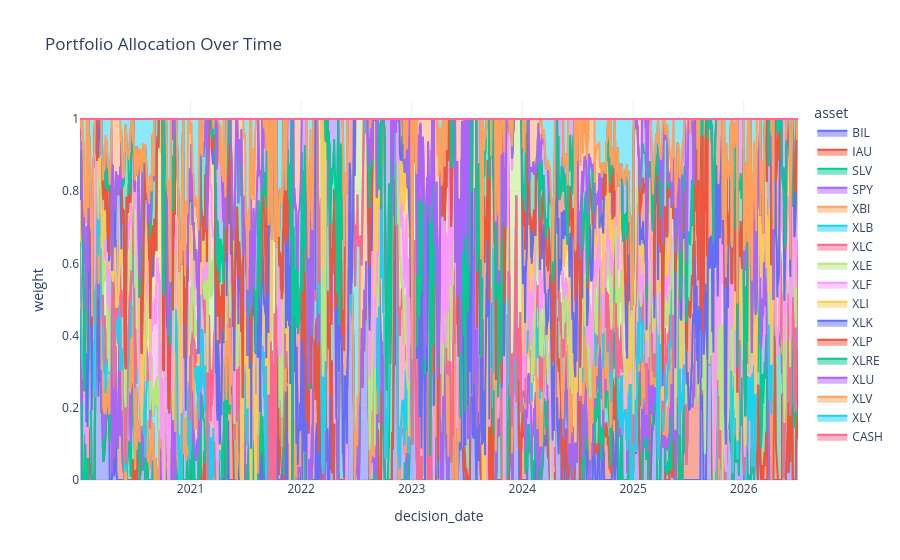

Here is the notebook cell this chart was saved with:
### Markdown cell above
## Portfolio Allocation

### Code cell
allocation_fig = build_allocation_figure(result)
allocation_fig.show()

### Figure 1 — Plotly figure (JSON) as saved in the notebook; plotly's stock layout.template omitted (floating-point values rounded to 4 significant figures; data arrays with more than 128 entries replaced by an {"elided": "..."} marker saying what was removed)
{"data": [{"fillpattern": {"shape": ""}, "hovertemplate": "asset=BIL<br>decision_date=%{x}<br>weight=%{y}<extra></extra>", "legendgroup": "BIL", "line": {"color": "#636efa"}, "marker": {"symbol": "circle"}, "mode": "lines", "name": "BIL", "orientation": "v", "showlegend": true, "stackgroup": "1", "type": "scatter", "x": {"elided": "1630 str values"}, "xaxis": "x", "y": {"elided": "1630 float values"}, "yaxis": "y"}, {"fillpattern": {"shape": ""}, "hovertemplate": "asset=IAU<br>decision_date=%{x}<br>weight=%{y}<extra></extra>", "legendgroup": "IAU", "line": {"color": "#EF553B"}, "marker": {"symbol": "circle"}, "mode": "lines", "name": "IAU", "orientation": "v", "showlegend": true, "stackgroup": "1", "type": "scatter", "x": {"elided": "1630 str values"}, "xaxis": "x", "y": {"elided": "1630 float values"}, "yaxis": "y"}, {"fillpattern": {"shape": ""}, "hovertemplate": "asset=SLV<br>decision_date=%{x}<br>weight=%{y}<extra></extra>", "legendgroup": "SLV", "line": {"color": "#00cc96"}, "marker": {"symbol": "circle"}, "mode": "lines", "name": "SLV", "orientation": "v", "showlegend": true, "stackgroup": "1", "type": "scatter", "x": {"elided": "1630 str values"}, "xaxis": "x", "y": {"elided": "1630 float values"}, "yaxis": "y"}, {"fillpattern": {"shape": ""}, "hovertemplate": "asset=SPY<br>decision_date=%{x}<br>weight=%{y}<extra></extra>", "legendgroup": "SPY", "line": {"color": "#ab63fa"}, "marker": {"symbol": "circle"}, "mode": "lines", "name": "SPY", "orientation": "v", "showlegend": true, "stackgroup": "1", "type": "scatter", "x": {"elided": "1630 str values"}, "xaxis": "x", "y": {"elided": "1630 float values"}, "yaxis": "y"}, {"fillpattern": {"shape": ""}, "hovertemplate": "asset=XBI<br>decision_date=%{x}<br>weight=%{y}<extra></extra>", "legendgroup": "XBI", "line": {"color": "#FFA15A"}, "marker": {"symbol": "circle"}, "mode": "lines", "name": "XBI", "orientation": "v", "showlegend": true, "stackgroup": "1", "type": "scatter", "x": {"elided": "1630 str values"}, "xaxis": "x", "y": {"elided": "1630 float values"}, "yaxis": "y"}, {"fillpattern": {"shape": ""}, "hovertemplate": "asset=XLB<br>decision_date=%{x}<br>weight=%{y}<extra></extra>", "legendgroup": "XLB", "line": {"color": "#19d3f3"}, "marker": {"symbol": "circle"}, "mode": "lines", "name": "XLB", "orientation": "v", "showlegend": true, "stackgroup": "1", "type": "scatter", "x": {"elided": "1630 str values"}, "xaxis": "x", "y": {"elided": "1630 float values"}, "yaxis": "y"}, {"fillpattern": {"shape": ""}, "hovertemplate": "asset=XLC<br>decision_date=%{x}<br>weight=%{y}<extra></extra>", "legendgroup": "XLC", "line": {"color": "#FF6692"}, "marker": {"symbol": "circle"}, "mode": "lines", "name": "XLC", "orientation": "v", "showlegend": true, "stackgroup": "1", "type": "scatter", "x": {"elided": "1630 str values"}, "xaxis": "x", "y": {"elided": "1630 float values"}, "yaxis": "y"}, {"fillpattern": {"shape": ""}, "hovertemplate": "asset=XLE<br>decision_date=%{x}<br>weight=%{y}<extra></extra>", "legendgroup": "XLE", "line": {"color": "#B6E880"}, "marker": {"symbol": "circle"}, "mode": "lines", "name": "XLE", "orientation": "v", "showlegend": true, "stackgroup": "1", "type": "scatter", "x": {"elided": "1630 str values"}, "xaxis": "x", "y": {"elided": "1630 float values"}, "yaxis": "y"}, {"fillpattern": {"shape": ""}, "hovertemplate": "asset=XLF<br>decision_date=%{x}<br>weight=%{y}<extra></extra>", "legendgroup": "XLF", "line": {"color": "#FF97FF"}, "marker": {"symbol": "circle"}, "mode": "lines", "name": "XLF", "orientation": "v", "showlegend": true, "stackgroup": "1", "type": "scatter", "x": {"elided": "1630 str values"}, "xaxis": "x", "y": {"elided": "1630 float values"}, "yaxis": "y"}, {"fillpattern": {"shape": ""}, "hovertemplate": "asset=XLI<br>decision_date=%{x}<br>weight=%{y}<extra></extra>", "legendgroup": "XLI", "line": {"color": "#FECB52"}, "marker": {"symbol": "circle"}, "mode": "lines", "name": "XLI", "orientation": "v", "showlegend": true, "stackgroup": "1", "type": "scatter", "x": {"elided": "1630 str values"}, "xaxis": "x", "y": {"elided": "1630 float values"}, "yaxis": "y"}, {"fillpattern": {"shape": ""}, "hovertemplate": "asset=XLK<br>decision_date=%{x}<br>weight=%{y}<extra></extra>", "legendgroup": "XLK", "line": {"color": "#636efa"}, "marker": {"symbol": "circle"}, "mode": "lines", "name": "XLK", "orientation": "v", "showlegend": true, "stackgroup": "1", "type": "scatter", "x": {"elided": "1630 str values"}, "xaxis": "x", "y": {"elided": "1630 float values"}, "yaxis": "y"}, {"fillpattern": {"shape": ""}, "hovertemplate": "asset=XLP<br>decision_date=%{x}<br>weight=%{y}<extra></extra>", "legendgroup": "XLP", "line": {"color": "#EF553B"}, "marker": {"symbol": "circle"}, "mode": "lines", "name": "XLP", "orientation": "v", "showlegend": true, "stackgroup": "1", "type": "scatter", "x": {"elided": "1630 str values"}, "xaxis": "x", "y": {"elided": "1630 float values"}, "yaxis": "y"}, {"fillpattern": {"shape": ""}, "hovertemplate": "asset=XLRE<br>decision_date=%{x}<br>weight=%{y}<extra></extra>", "legendgroup": "XLRE", "line": {"color": "#00cc96"}, "marker": {"symbol": "circle"}, "mode": "lines", "name": "XLRE", "orientation": "v", "showlegend": true, "stackgroup": "1", "type": "scatter", "x": {"elided": "1630 str values"}, "xaxis": "x", "y": {"elided": "1630 float values"}, "yaxis": "y"}, {"fillpattern": {"shape": ""}, "hovertemplate": "asset=XLU<br>decision_date=%{x}<br>weight=%{y}<extra></extra>", "legendgroup": "XLU", "line": {"color": "#ab63fa"}, "marker": {"symbol": "circle"}, "mode": "lines", "name": "XLU", "orientation": "v", "showlegend": true, "stackgroup": "1", "type": "scatter", "x": {"elided": "1630 str values"}, "xaxis": "x", "y": {"elided": "1630 float values"}, "yaxis": "y"}, {"fillpattern": {"shape": ""}, "hovertemplate": "asset=XLV<br>decision_date=%{x}<br>weight=%{y}<extra></extra>", "legendgroup": "XLV", "line": {"color": "#FFA15A"}, "marker": {"symbol": "circle"}, "mode": "lines", "name": "XLV", "orientation": "v", "showlegend": true, "stackgroup": "1", "type": "scatter", "x": {"elided": "1630 str values"}, "xaxis": "x", "y": {"elided": "1630 float values"}, "yaxis": "y"}, {"fillpattern": {"shape": ""}, "hovertemplate": "asset=XLY<br>decision_date=%{x}<br>weight=%{y}<extra></extra>", "legendgroup": "XLY", "line": {"color": "#19d3f3"}, "marker": {"symbol": "circle"}, "mode": "lines", "name": "XLY", "orientation": "v", "showlegend": true, "stackgroup": "1", "type": "scatter", "x": {"elided": "1630 str values"}, "xaxis": "x", "y": {"elided": "1630 float values"}, "yaxis": "y"}, {"fillpattern": {"shape": ""}, "hovertemplate": "asset=CASH<br>decision_date=%{x}<br>weight=%{y}<extra></extra>", "legendgroup": "CASH", "line": {"color": "#FF6692"}, "marker": {"symbol": "circle"}, "mode": "lines", "name": "CASH", "orientation": "v", "showlegend": true, "stackgroup": "1", "type": "scatter", "x": {"elided": "1630 str values"}, "xaxis": "x", "y": {"elided": "1630 float values"}, "yaxis": "y"}], "layout": {"legend": {"title": {"text": "asset"}, "tracegroupgap": 0}, "title": {"text": "Portfolio Allocation Over Time"}, "xaxis": {"anchor": "y", "domain": [0, 1], "title": {"text": "decision_date"}}, "yaxis": {"anchor": "x", "domain": [0, 1], "title": {"text": "weight"}}}}
